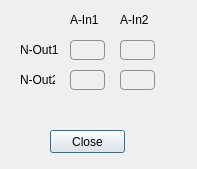
<?xml version="1.0" encoding="UTF-8"?>
<ui version="4.0">
 <class>Amp_2_0_Mic_Line_Mixer</class>
 <widget class="QDialog" name="Amp_2_0_Mic_Line_Mixer">
  <property name="geometry">
   <rect>
    <x>0</x>
    <y>0</y>
    <width>197</width>
    <height>169</height>
   </rect>
  </property>
  <property name="windowTitle">
   <string>Dialog</string>
  </property>
  <widget class="QPushButton" name="Close">
   <property name="geometry">
    <rect>
     <x>50</x>
     <y>130</y>
     <width>75</width>
     <height>23</height>
    </rect>
   </property>
   <property name="text">
    <string>Close</string>
   </property>
  </widget>
  <widget class="QWidget" name="widget" native="true">
   <property name="geometry">
    <rect>
     <x>0</x>
     <y>0</y>
     <width>201</width>
     <height>111</height>
    </rect>
   </property>
   <property name="styleSheet">
    <string notr="true">QPushButton {
     border: 1px solid #8f8f91;
     border-radius: 4px;
     background-color: qlineargradient(x1: 0, y1: 0, x2: 0, y2: 1,
                                       stop: 0 #f6f7fa, stop: 1 #dadbde);
 }

 QPushButton:pressed {
     background-color: qlineargradient(x1: 0, y1: 0, x2: 0, y2: 1,
                                       stop: 0 #dadbde, stop: 1 #f6f7fa);
 }
QPushButton:checked{
	background-color: rgb(0, 178, 0);
}</string>
   </property>
   <widget class="QLabel" name="label">
    <property name="geometry">
     <rect>
      <x>20</x>
      <y>40</y>
      <width>40</width>
      <height>20</height>
     </rect>
    </property>
    <property name="text">
     <string>N-Out1</string>
    </property>
   </widget>
   <widget class="QLabel" name="label_2">
    <property name="geometry">
     <rect>
      <x>20</x>
      <y>70</y>
      <width>35</width>
      <height>20</height>
     </rect>
    </property>
    <property name="text">
     <string>N-Out2</string>
    </property>
   </widget>
   <widget class="QLabel" name="label_6">
    <property name="geometry">
     <rect>
      <x>120</x>
      <y>10</y>
      <width>35</width>
      <height>20</height>
     </rect>
    </property>
    <property name="text">
     <string>A-In2</string>
    </property>
   </widget>
   <widget class="QPushButton" name="AOut1_NIn1">
    <property name="geometry">
     <rect>
      <x>70</x>
      <y>40</y>
      <width>35</width>
      <height>20</height>
     </rect>
    </property>
    <property name="text">
     <string/>
    </property>
    <property name="checkable">
     <bool>true</bool>
    </property>
   </widget>
   <widget class="QPushButton" name="AOut2_NIn2">
    <property name="geometry">
     <rect>
      <x>120</x>
      <y>70</y>
      <width>35</width>
      <height>20</height>
     </rect>
    </property>
    <property name="text">
     <string/>
    </property>
    <property name="checkable">
     <bool>true</bool>
    </property>
   </widget>
   <widget class="QPushButton" name="AOut2_NIn1">
    <property name="geometry">
     <rect>
      <x>70</x>
      <y>70</y>
      <width>35</width>
      <height>20</height>
     </rect>
    </property>
    <property name="text">
     <string/>
    </property>
    <property name="checkable">
     <bool>true</bool>
    </property>
   </widget>
   <widget class="QPushButton" name="AOut1_NIn2">
    <property name="geometry">
     <rect>
      <x>120</x>
      <y>40</y>
      <width>35</width>
      <height>20</height>
     </rect>
    </property>
    <property name="text">
     <string/>
    </property>
    <property name="checkable">
     <bool>true</bool>
    </property>
   </widget>
   <widget class="QLabel" name="label_5">
    <property name="geometry">
     <rect>
      <x>70</x>
      <y>10</y>
      <width>35</width>
      <height>20</height>
     </rect>
    </property>
    <property name="text">
     <string>A-In1</string>
    </property>
   </widget>
  </widget>
 </widget>
 <resources/>
 <connections/>
</ui>
